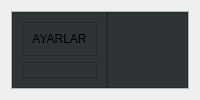
         <widget class="QWidget" name="ayarlarPage">
          <layout class="QVBoxLayout" name="verticalLayout_10">
           <item>
            <widget class="QFrame" name="ayarlarFrameContainer">
             <property name="frameShape">
              <enum>QFrame::StyledPanel</enum>
             </property>
             <property name="frameShadow">
              <enum>QFrame::Raised</enum>
             </property>
             <layout class="QHBoxLayout" name="horizontalLayout_5">
              <property name="spacing">
               <number>0</number>
              </property>
              <property name="leftMargin">
               <number>0</number>
              </property>
              <property name="topMargin">
               <number>0</number>
              </property>
              <property name="rightMargin">
               <number>0</number>
              </property>
              <property name="bottomMargin">
               <number>0</number>
              </property>
              <item>
               <widget class="QFrame" name="ayarlarSolFrame">
                <property name="styleSheet">
                 <string notr="true">background-color: rgb(46, 52, 54);</string>
                </property>
                <property name="frameShape">
                 <enum>QFrame::StyledPanel</enum>
                </property>
                <property name="frameShadow">
                 <enum>QFrame::Raised</enum>
                </property>
                <layout class="QVBoxLayout" name="verticalLayout_11">
                 <item alignment="Qt::AlignTop">
                  <widget class="QFrame" name="ayarlarUstFrame">
                   <property name="font">
                    <font>
                     <weight>50</weight>
                     <bold>false</bold>
                    </font>
                   </property>
                   <property name="frameShape">
                    <enum>QFrame::StyledPanel</enum>
                   </property>
                   <property name="frameShadow">
                    <enum>QFrame::Raised</enum>
                   </property>
                   <layout class="QVBoxLayout" name="verticalLayout_12">
                    <item>
                     <widget class="QLabel" name="ayarlarLabel">
                      <property name="font">
                       <font>
                        <weight>50</weight>
                        <bold>false</bold>
                       </font>
                      </property>
                      <property name="text">
                       <string>AYARLAR</string>
                      </property>
                      <property name="alignment">
                       <set>Qt::AlignCenter</set>
                      </property>
                     </widget>
                    </item>
                   </layout>
                  </widget>
                 </item>
                 <item>
                  <widget class="QFrame" name="ayarlarAltFrame">
                   <property name="sizePolicy">
                    <sizepolicy hsizetype="Preferred" vsizetype="Expanding">
                     <horstretch>0</horstretch>
                     <verstretch>0</verstretch>
                    </sizepolicy>
                   </property>
                   <property name="frameShape">
                    <enum>QFrame::StyledPanel</enum>
                   </property>
                   <property name="frameShadow">
                    <enum>QFrame::Raised</enum>
                   </property>
                   <widget class="QComboBox" name="comboBox">
                    <property name="geometry">
                     <rect>
                      <x>280</x>
                      <y>70</y>
                      <width>161</width>
                      <height>41</height>
                     </rect>
                    </property>
                    <property name="font">
                     <font>
                      <pointsize>13</pointsize>
                      <weight>50</weight>
                      <bold>false</bold>
                     </font>
                    </property>
                    <item>
                     <property name="text">
                      <string>Gece Modu</string>
                     </property>
                    </item>
                    <item>
                     <property name="text">
                      <string>Gündüz Modu</string>
                     </property>
                    </item>
                   </widget>
                   <widget class="QLabel" name="label">
                    <property name="geometry">
                     <rect>
                      <x>60</x>
                      <y>80</y>
                      <width>91</width>
                      <height>21</height>
                     </rect>
                    </property>
                    <property name="font">
                     <font>
                      <pointsize>13</pointsize>
                      <weight>75</weight>
                      <bold>true</bold>
                     </font>
                    </property>
                    <property name="text">
                     <string>Tema :</string>
                    </property>
                   </widget>
                  </widget>
                 </item>
                </layout>
               </widget>
              </item>
              <item>
               <widget class="QFrame" name="ayarlarSagFrame">
                <property name="styleSheet">
                 <string notr="true">background-color: rgb(46, 52, 54);</string>
                </property>
                <property name="frameShape">
                 <enum>QFrame::StyledPanel</enum>
                </property>
                <property name="frameShadow">
                 <enum>QFrame::Raised</enum>
                </property>
               </widget>
              </item>
             </layout>
            </widget>
           </item>
          </layout>
         </widget>
